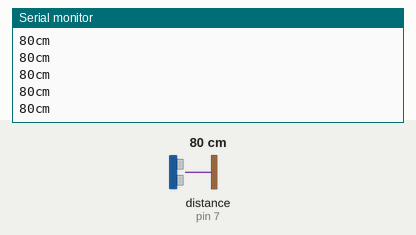
Recording of a sketch running on a simulated Arduino Uno, built with avr-gcc and run on an emulated ATmega328P. On the bench: the last lines printed to the serial monitor. Wiring (inferred from the names in the program): ultrasonic range finder: trigger pin 7; echo pin 7. The inputs (shaded band) are chosen by the test bench; at power-on: distance to the obstacle (sensor on pin 7) 80 cm. The echo pulse lasts 58.3 µs per cm.

Above: at 1.2 s.
1.3 s: distance to the obstacle (sensor on pin 7) set to 120 cm
At 1.49 s:
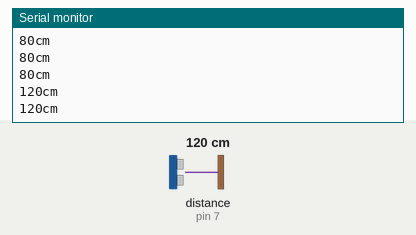
4.3 s: distance to the obstacle (sensor on pin 7) set to 2 cm
At 4.3 s:
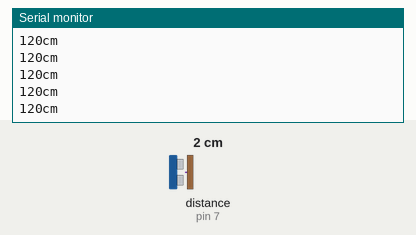
Timing chart, 0 to 7.3 s (numbered marks = the images above; inputs shaded):
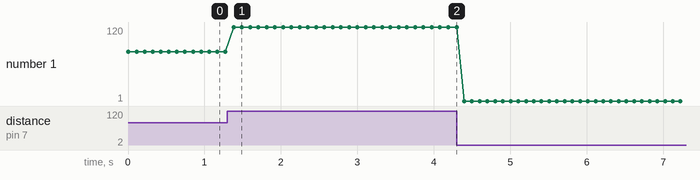

The sketch:

11_16520106_01.ino
```cpp
const int pingPin =7;

void setup()
{
  Serial.begin(9600);
}

void loop()
{
  long durasi,jarak;

  pinMode(pingPin,OUTPUT);
  digitalWrite(pingPin, LOW);
  delayMicroseconds(2);
  digitalWrite(pingPin, HIGH);
  delayMicroseconds(5);
  digitalWrite(pingPin, LOW);

  pinMode(pingPin, INPUT);
  durasi = pulseIn(pingPin, HIGH);
  jarak = microsecondsToCentimeters(durasi);
  Serial.print(jarak);
  Serial.print("cm");
  Serial.println();
  delay(100);
}

long microsecondsToCentimeters(long microseconds){
  return microseconds / 29 / 2;
}
```

Measured:
- after the input at 1.3 s, the serial monitor: prints a new line after 0.08 s (image 1)
- plotted number 1: 80 → 120 after the input at 1.3 s, 120 → 1 after the input at 4.3 s
